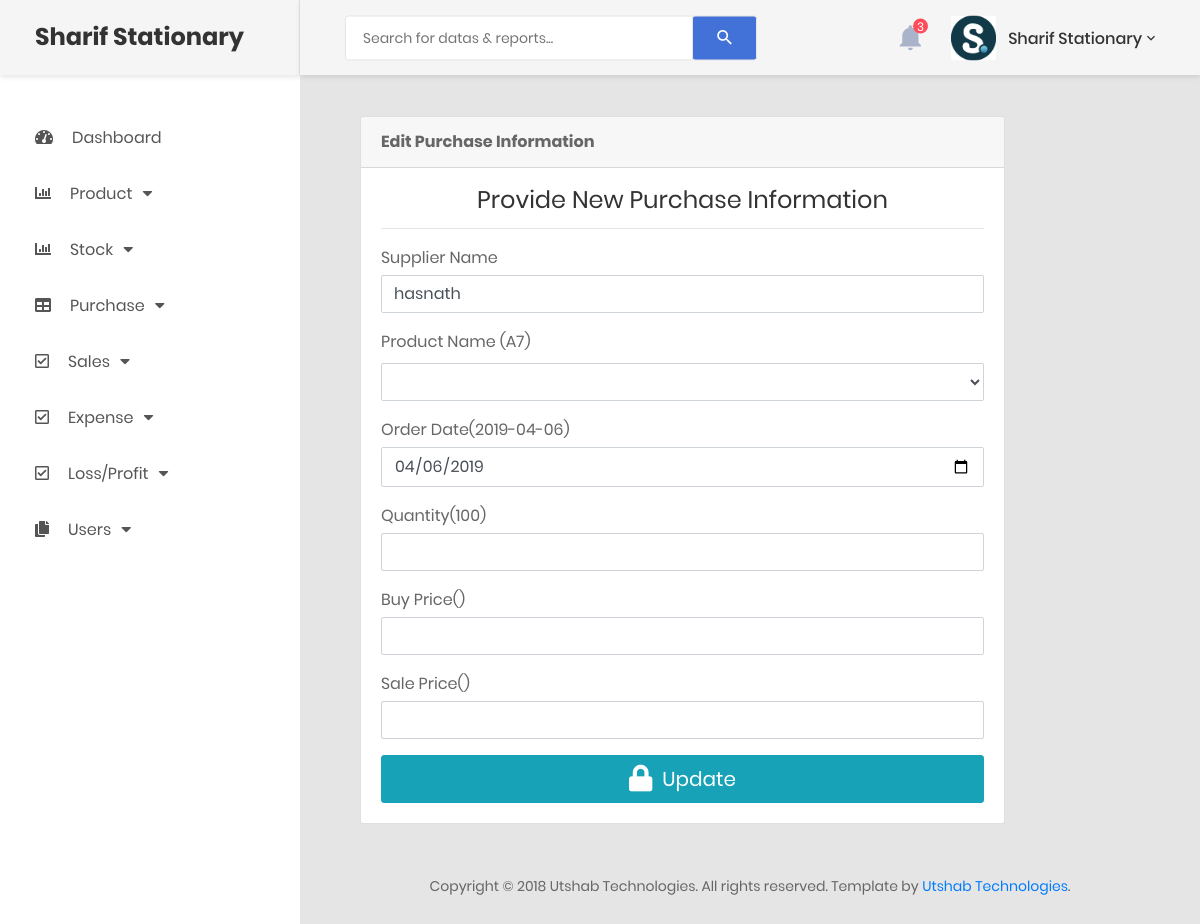
Page /inc.process/edit_purchase_report_process.php?id=18 (signed in) on the committed database.
### tables this page shows
CREATE TABLE `purchase` (
  `id` int(11) NOT NULL,
  `supplier_name` text NOT NULL,
  `order_date` date NOT NULL,
  `product_name` varchar(30) NOT NULL,
  `qty` text NOT NULL,
  `unit_type` varchar(50) NOT NULL,
  `buy_price` text NOT NULL
);

### inc.process/edit_purchase_report_process.php (the view, shortened to what this page needs)
<?php include 'header.php'; ?>
<?php
require_once('db_connect.php');
$id=$_GET['id'];
?>
            <div class="main-content">
                <div class="section__content section__content--p30">
                    <div class="container-fluid">
                            <?php
                            $query1="select * from purchase where id=$id ";
							$query1_run=mysqli_query($connect , $query1);
							while($row=mysqli_fetch_array($query1_run)){
								$supplier_name=$row['supplier_name'];
                                $order_date=$row['order_date'];
								$product_name=$row['product_name'];
								$qty=$row['qty'];
                                $buy_price=$row['buy_price'];
								$sale_price=$row['sale_price'];
							}
                            ?>
                                <form action="edit_purchase_report_process_func.php?id=<?php echo $id; ?>" method="POST">
                                    <div class="col-lg-10">
                                <div class="card">
                                    <div class="card-header"><b>Edit Purchase Information</b></div>
                                    <div class="card-body">
                                        <div class="card-title">
                                            <h3 class="text-center title-2">Provide New Purchase Information</h3>
                                        </div>
                                        <hr>
                                        <form action="" method="post" novalidate="novalidate">
                                            <div class="form-group">
                                                <label for="supplier_name" class="control-label mb-1">Supplier Name</label>
                                                <input id="supplier_name" name="supplier_name" type="text" class="form-control" value="<?php echo $supplier_name; ?>" >
                                            </div>
                                            <div class="form-group">
                                                <label for="product_name" class="control-label ">Product Name (<?php echo $product_name; ?>)</label>
                                                <select  name="product_name" required id="product_name" class="form-control" >
                                                    <option value="<?php echo $row['product_name']; ?>" required ></option>
                                                    <?php
                                                    $query="select * from product ";
                                                    $query_run=mysqli_query($connect,$query);
                                                    while($row=mysqli_fetch_array($query_run)){
                                                        ?>
                                                        <option required value="<?php echo $row['product_name']; ?>" > <?php echo $row['product_name']; ?></option >
                                                        <?php
                                                    }
                                                    ?>
                                                </select>
                                            </div>
                                            <div class="form-group has-success">
                                                <label for="order_date" class="control-label mb-1">Order Date(<?php echo $order_date; ?>)</label>
                                                <input id="order_date" name="order_date" type="date" class="form-control " value="<?php echo $order_date; ?>">
                                            </div>
                                            <div class="form-group has-success">
                                                <label for="qty" class="control-label mb-1"> Quantity(<?php echo $qty; ?>)</label>
                                                <input id="qty" name="qty" type="text" class="form-control " required >
                                            </div>
                                            <div class="form-group">
                                                <label for="buy_price" class="control-label mb-1">Buy Price(<?php  echo $buy_price; ?>)</label>
                                                <input id="buy_price" name="buy_price" type="text" class="form-control " required>
                                            </div>
                                            <div class="form-group">
                                                <label for="sale_price" class="control-label mb-1">Sale Price(<?php echo $sale_price; ?>)</label>
                                                <input id="sale_price" name="sale_price" type="text" class="form-control " required>
                                            </div>
                                            <div>
                                                <button id="payment-button" type="submit" name="submit" class="btn btn-lg btn-info btn-block">
                                                    <i class="fa fa-lock fa-lg"></i>&nbsp;
                                                    <span id="payment-button-amount">Update</span>
                                                </button>
                                            </div>
                                        </form>
                                    </div>
                                </div>
                            </div>
                                </form>
                        <div class="row">
                            <div class="col-md-12">
                                <div class="copyright">
                                    <p>Copyright © 2018 Utshab Technologies. All rights reserved. Template by <a href="https://colorlib.com">Utshab Technologies</a>.</p>
                                </div>
                            </div>
                        </div>
                    </div>
                </div>
            </div>
        <?php require 'footer.php' ?>

### rows in the picture
purchase: supplier_name "hasnath", product_name "A7", order_date "2019-04-06", order_date "04/06/2019", qty "100"
